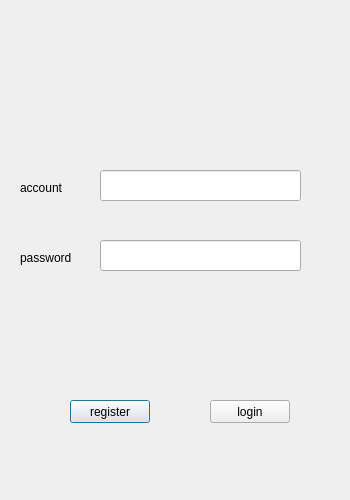
<?xml version="1.0" encoding="UTF-8"?>
<ui version="4.0">
 <class>LoginDialog</class>
 <widget class="QDialog" name="LoginDialog">
  <property name="geometry">
   <rect>
    <x>0</x>
    <y>0</y>
    <width>350</width>
    <height>500</height>
   </rect>
  </property>
  <property name="windowTitle">
   <string>Form</string>
  </property>
  <widget class="QPushButton" name="btnReg">
   <property name="geometry">
    <rect>
     <x>70</x>
     <y>400</y>
     <width>80</width>
     <height>23</height>
    </rect>
   </property>
   <property name="text">
    <string>register</string>
   </property>
  </widget>
  <widget class="QPushButton" name="btnLogin">
   <property name="geometry">
    <rect>
     <x>210</x>
     <y>400</y>
     <width>80</width>
     <height>23</height>
    </rect>
   </property>
   <property name="text">
    <string>login</string>
   </property>
  </widget>
  <widget class="QLabel" name="www">
   <property name="geometry">
    <rect>
     <x>20</x>
     <y>180</y>
     <width>53</width>
     <height>15</height>
    </rect>
   </property>
   <property name="text">
    <string>account</string>
   </property>
  </widget>
  <widget class="QLabel" name="qqq">
   <property name="geometry">
    <rect>
     <x>20</x>
     <y>250</y>
     <width>61</width>
     <height>16</height>
    </rect>
   </property>
   <property name="text">
    <string>password</string>
   </property>
  </widget>
  <widget class="QLineEdit" name="editUser">
   <property name="geometry">
    <rect>
     <x>100</x>
     <y>170</y>
     <width>201</width>
     <height>31</height>
    </rect>
   </property>
  </widget>
  <widget class="QLineEdit" name="editPass">
   <property name="geometry">
    <rect>
     <x>100</x>
     <y>240</y>
     <width>201</width>
     <height>31</height>
    </rect>
   </property>
  </widget>
 </widget>
 <resources/>
 <connections/>
</ui>
